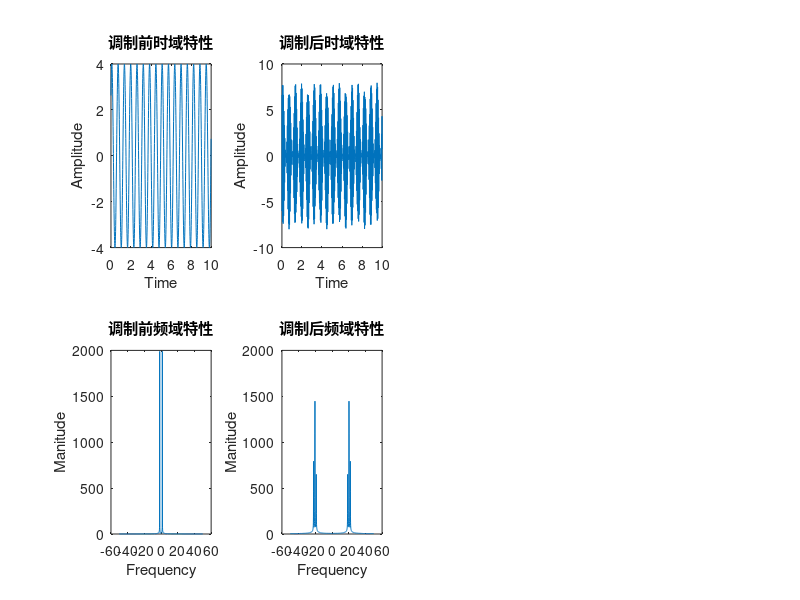

Write MATLAB code to recreate this figure. (Note: this script raises an error after producing the figure.)
function am()
Ts=0.01;
t=0:Ts:10;%时间
w=10;
mp=4*sin(w.*t+7);%调制信号
w0=50.*w;
c=cos(w0.*t);%载波

%调制信号
%时域
subplot(2,4,1);
plot(t,mp);
title('调制前时域特性');
xlabel('Time');
ylabel('Amplitude');
%频域
MP=fft(mp);
MP=fftshift(MP);
fs=1/Ts;
f=(-length(MP)/2:length(MP)/2-1)*fs/length(MP);
subplot(2,4,5);
plot(f,abs(MP));
title('调制前频域特性');
xlabel('Frequency');
ylabel('Manitude');

%调制
m=mp+abs(min(mp));
s=c.*m;%已调信号
%时域
subplot(2,4,2);
plot(t,s);
title('调制后时域特性');
xlabel('Time');
ylabel('Amplitude');
%频域
S=fft(s);
S=fftshift(S);
subplot(2,4,6);
plot(f,abs(S));
title('调制后频域特性');
xlabel('Frequency');
ylabel('Manitude');

%相干解调
z=s.*c;
%低通滤波器
z=lowpass(z,w/2/pi,fs);
sp=2.*z-abs(min(mp));
%时域
subplot(2,4,3);
plot(t,sp);
title('解调后时域特性');
xlabel('Time');
ylabel('Amplitude');
%频域
SP=fft(sp);
SP=fftshift(SP);
subplot(2,4,7);
plot(f,abs(SP));
title('解调后频域特性');
xlabel('Frequency');
ylabel('Manitude');

%载波
%时域
subplot(2,4,4);
plot(t,c);
title('载波时域特性');
xlabel('Time');
ylabel('Amplitude');
%频域
C=fft(c);
C=fftshift(C);
subplot(2,4,8);
plot(f,abs(C));
title('载波频域特性');
xlabel('Frequency');
ylabel('Manitude');
